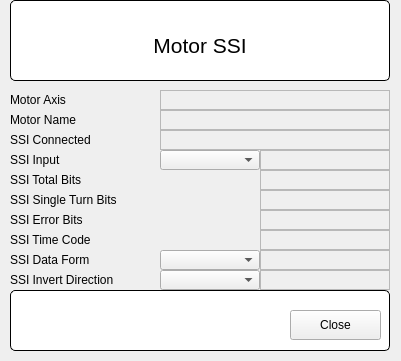
<?xml version="1.0" encoding="UTF-8"?>
<ui version="4.0">
 <class>FormGalilMotorSSI</class>
 <widget class="QMainWindow" name="FormGalilMotorSSI">
  <property name="geometry">
   <rect>
    <x>0</x>
    <y>0</y>
    <width>401</width>
    <height>361</height>
   </rect>
  </property>
  <property name="windowTitle">
   <string>Galil SSI</string>
  </property>
  <widget class="QWidget" name="centralwidget">
   <widget class="QLabel" name="label_5">
    <property name="geometry">
     <rect>
      <x>10</x>
      <y>170</y>
      <width>140</width>
      <height>20</height>
     </rect>
    </property>
    <property name="text">
     <string>SSI Total Bits</string>
    </property>
   </widget>
   <widget class="QLabel" name="label_6">
    <property name="geometry">
     <rect>
      <x>10</x>
      <y>190</y>
      <width>140</width>
      <height>20</height>
     </rect>
    </property>
    <property name="text">
     <string>SSI Single Turn Bits</string>
    </property>
   </widget>
   <widget class="QELabel" name="qelabel_4">
    <property name="geometry">
     <rect>
      <x>260</x>
      <y>150</y>
      <width>130</width>
      <height>20</height>
     </rect>
    </property>
    <property name="frameShape">
     <enum>QFrame::StyledPanel</enum>
    </property>
    <property name="variable" stdset="0">
     <string>$(group)_SSIINPUT_STATUS</string>
    </property>
   </widget>
   <widget class="QENumericEdit" name="qenumericedit_2">
    <property name="geometry">
     <rect>
      <x>160</x>
      <y>190</y>
      <width>100</width>
      <height>20</height>
     </rect>
    </property>
    <property name="variable" stdset="0">
     <string>$(group)_SSISINGLETBITS_SP</string>
    </property>
   </widget>
   <widget class="QENumericEdit" name="qenumericedit_4">
    <property name="geometry">
     <rect>
      <x>160</x>
      <y>230</y>
      <width>100</width>
      <height>20</height>
     </rect>
    </property>
    <property name="variable" stdset="0">
     <string>$(group)_SSITIME_SP</string>
    </property>
   </widget>
   <widget class="QLabel" name="label_8">
    <property name="geometry">
     <rect>
      <x>10</x>
      <y>230</y>
      <width>140</width>
      <height>20</height>
     </rect>
    </property>
    <property name="text">
     <string>SSI Time Code</string>
    </property>
   </widget>
   <widget class="QELabel" name="qelabel_5">
    <property name="geometry">
     <rect>
      <x>260</x>
      <y>250</y>
      <width>130</width>
      <height>20</height>
     </rect>
    </property>
    <property name="frameShape">
     <enum>QFrame::StyledPanel</enum>
    </property>
    <property name="variable" stdset="0">
     <string>$(group)_SSIDATA_STATUS</string>
    </property>
   </widget>
   <widget class="QELabel" name="qelabel_9">
    <property name="geometry">
     <rect>
      <x>260</x>
      <y>230</y>
      <width>130</width>
      <height>20</height>
     </rect>
    </property>
    <property name="frameShape">
     <enum>QFrame::StyledPanel</enum>
    </property>
    <property name="variable" stdset="0">
     <string>$(group)_SSITIME_MON</string>
    </property>
   </widget>
   <widget class="QLabel" name="label_2">
    <property name="geometry">
     <rect>
      <x>10</x>
      <y>110</y>
      <width>140</width>
      <height>20</height>
     </rect>
    </property>
    <property name="text">
     <string>Motor Name</string>
    </property>
   </widget>
   <widget class="QELabel" name="qelabel_8">
    <property name="geometry">
     <rect>
      <x>260</x>
      <y>210</y>
      <width>130</width>
      <height>20</height>
     </rect>
    </property>
    <property name="frameShape">
     <enum>QFrame::StyledPanel</enum>
    </property>
    <property name="variable" stdset="0">
     <string>$(group)_SSIERRBITS_MON</string>
    </property>
   </widget>
   <widget class="QEComboBox" name="qecombobox">
    <property name="geometry">
     <rect>
      <x>160</x>
      <y>150</y>
      <width>100</width>
      <height>20</height>
     </rect>
    </property>
    <property name="variable" stdset="0">
     <string>$(group)_SSIINPUT_CMD</string>
    </property>
   </widget>
   <widget class="QGroupBox" name="titleGroupBox_2">
    <property name="geometry">
     <rect>
      <x>10</x>
      <y>290</y>
      <width>380</width>
      <height>61</height>
     </rect>
    </property>
    <property name="styleSheet">
     <string notr="true">QGroupBox {
 	background-color: rgb(255, 255, 255);
     border: 1px solid black;
     border-radius: 5px;
     margin-top: 0.5em;
 }
 
 QGroupBox::title {
     subcontrol-origin: margin;
     left: 10px;
     padding: 0 3px 0 3px;
 }</string>
    </property>
    <property name="title">
     <string/>
    </property>
    <widget class="QPushButton" name="btnClose">
     <property name="geometry">
      <rect>
       <x>280</x>
       <y>20</y>
       <width>91</width>
       <height>30</height>
      </rect>
     </property>
     <property name="text">
      <string>Close</string>
     </property>
    </widget>
   </widget>
   <widget class="QLabel" name="label_3">
    <property name="geometry">
     <rect>
      <x>10</x>
      <y>130</y>
      <width>140</width>
      <height>20</height>
     </rect>
    </property>
    <property name="text">
     <string>SSI Connected</string>
    </property>
   </widget>
   <widget class="QELabel" name="qelabel_2">
    <property name="geometry">
     <rect>
      <x>160</x>
      <y>110</y>
      <width>230</width>
      <height>20</height>
     </rect>
    </property>
    <property name="frameShape">
     <enum>QFrame::StyledPanel</enum>
    </property>
    <property name="variable" stdset="0">
     <string>$(group).NAME</string>
    </property>
   </widget>
   <widget class="QLabel" name="label_4">
    <property name="geometry">
     <rect>
      <x>10</x>
      <y>150</y>
      <width>140</width>
      <height>20</height>
     </rect>
    </property>
    <property name="text">
     <string>SSI Input</string>
    </property>
   </widget>
   <widget class="QENumericEdit" name="qenumericedit_3">
    <property name="geometry">
     <rect>
      <x>160</x>
      <y>210</y>
      <width>100</width>
      <height>20</height>
     </rect>
    </property>
    <property name="variable" stdset="0">
     <string>$(group)_SSIERRBITS_SP</string>
    </property>
   </widget>
   <widget class="QLabel" name="label_9">
    <property name="geometry">
     <rect>
      <x>10</x>
      <y>250</y>
      <width>140</width>
      <height>20</height>
     </rect>
    </property>
    <property name="text">
     <string>SSI Data Form</string>
    </property>
   </widget>
   <widget class="QELabel" name="qelabel_7">
    <property name="geometry">
     <rect>
      <x>260</x>
      <y>190</y>
      <width>130</width>
      <height>20</height>
     </rect>
    </property>
    <property name="frameShape">
     <enum>QFrame::StyledPanel</enum>
    </property>
    <property name="variable" stdset="0">
     <string>$(group)_SSISINGLETBITS_MON</string>
    </property>
   </widget>
   <widget class="QENumericEdit" name="qenumericedit">
    <property name="geometry">
     <rect>
      <x>160</x>
      <y>170</y>
      <width>100</width>
      <height>20</height>
     </rect>
    </property>
    <property name="variable" stdset="0">
     <string>$(group)_SSITOTBITS_SP</string>
    </property>
   </widget>
   <widget class="QELabel" name="qelabel">
    <property name="geometry">
     <rect>
      <x>160</x>
      <y>90</y>
      <width>230</width>
      <height>20</height>
     </rect>
    </property>
    <property name="frameShape">
     <enum>QFrame::StyledPanel</enum>
    </property>
    <property name="variable" stdset="0">
     <string>$(group)_AXIS_STATUS</string>
    </property>
   </widget>
   <widget class="QELabel" name="qelabel_3">
    <property name="geometry">
     <rect>
      <x>160</x>
      <y>130</y>
      <width>230</width>
      <height>20</height>
     </rect>
    </property>
    <property name="frameShape">
     <enum>QFrame::StyledPanel</enum>
    </property>
    <property name="variable" stdset="0">
     <string>$(group)_SCONN_STATUS</string>
    </property>
   </widget>
   <widget class="QELabel" name="qelabel_6">
    <property name="geometry">
     <rect>
      <x>260</x>
      <y>170</y>
      <width>130</width>
      <height>20</height>
     </rect>
    </property>
    <property name="frameShape">
     <enum>QFrame::StyledPanel</enum>
    </property>
    <property name="variable" stdset="0">
     <string>$(group)_SSITOTBITS_MON</string>
    </property>
   </widget>
   <widget class="QLabel" name="label_7">
    <property name="geometry">
     <rect>
      <x>10</x>
      <y>210</y>
      <width>140</width>
      <height>20</height>
     </rect>
    </property>
    <property name="text">
     <string>SSI Error Bits</string>
    </property>
   </widget>
   <widget class="QGroupBox" name="titleGroupBox">
    <property name="geometry">
     <rect>
      <x>10</x>
      <y>0</y>
      <width>380</width>
      <height>81</height>
     </rect>
    </property>
    <property name="styleSheet">
     <string notr="true">QGroupBox {
 	background-color: rgb(255, 255, 255);
     border: 1px solid black;
     border-radius: 5px;
     margin-top: 0.5em;
 }
 
 QGroupBox::title {
     subcontrol-origin: margin;
     left: 10px;
     padding: 0 3px 0 3px;
 }</string>
    </property>
    <property name="title">
     <string/>
    </property>
    <widget class="QLabel" name="lblTitle">
     <property name="geometry">
      <rect>
       <x>10</x>
       <y>20</y>
       <width>360</width>
       <height>51</height>
      </rect>
     </property>
     <property name="font">
      <font>
       <family>Ubuntu</family>
       <pointsize>16</pointsize>
       <weight>50</weight>
       <italic>false</italic>
       <bold>false</bold>
      </font>
     </property>
     <property name="styleSheet">
      <string notr="true">QLabel#mainTitle {
 	font: 16pt &quot;Ubuntu&quot;;
 }</string>
     </property>
     <property name="text">
      <string>Motor SSI</string>
     </property>
     <property name="alignment">
      <set>Qt::AlignCenter</set>
     </property>
     <property name="wordWrap">
      <bool>true</bool>
     </property>
    </widget>
   </widget>
   <widget class="QLabel" name="label">
    <property name="geometry">
     <rect>
      <x>10</x>
      <y>90</y>
      <width>140</width>
      <height>20</height>
     </rect>
    </property>
    <property name="text">
     <string>Motor Axis</string>
    </property>
   </widget>
   <widget class="QEComboBox" name="qecombobox_2">
    <property name="geometry">
     <rect>
      <x>160</x>
      <y>250</y>
      <width>100</width>
      <height>20</height>
     </rect>
    </property>
    <property name="variable" stdset="0">
     <string>$(group)_SSIDATA_CMD</string>
    </property>
   </widget>
   <widget class="QLabel" name="label_10">
    <property name="geometry">
     <rect>
      <x>10</x>
      <y>270</y>
      <width>140</width>
      <height>20</height>
     </rect>
    </property>
    <property name="text">
     <string>SSI Invert Direction</string>
    </property>
   </widget>
   <widget class="QELabel" name="qelabel_10">
    <property name="geometry">
     <rect>
      <x>260</x>
      <y>270</y>
      <width>130</width>
      <height>20</height>
     </rect>
    </property>
    <property name="frameShape">
     <enum>QFrame::StyledPanel</enum>
    </property>
    <property name="variable" stdset="0">
     <string>$(group)_SSIINVERT_STATUS</string>
    </property>
   </widget>
   <widget class="QEComboBox" name="qecombobox_3">
    <property name="geometry">
     <rect>
      <x>160</x>
      <y>270</y>
      <width>100</width>
      <height>20</height>
     </rect>
    </property>
    <property name="variable" stdset="0">
     <string>$(group)_SSIINVERT_CMD</string>
    </property>
   </widget>
  </widget>
 </widget>
 <customwidgets>
  <customwidget>
   <class>QEComboBox</class>
   <extends>QComboBox</extends>
   <header>QEComboBox.h</header>
  </customwidget>
  <customwidget>
   <class>QELabel</class>
   <extends>QLabel</extends>
   <header>QELabel.h</header>
  </customwidget>
  <customwidget>
   <class>QENumericEdit</class>
   <extends>QWidget</extends>
   <header>QENumericEdit.h</header>
  </customwidget>
 </customwidgets>
 <resources/>
 <connections/>
</ui>
